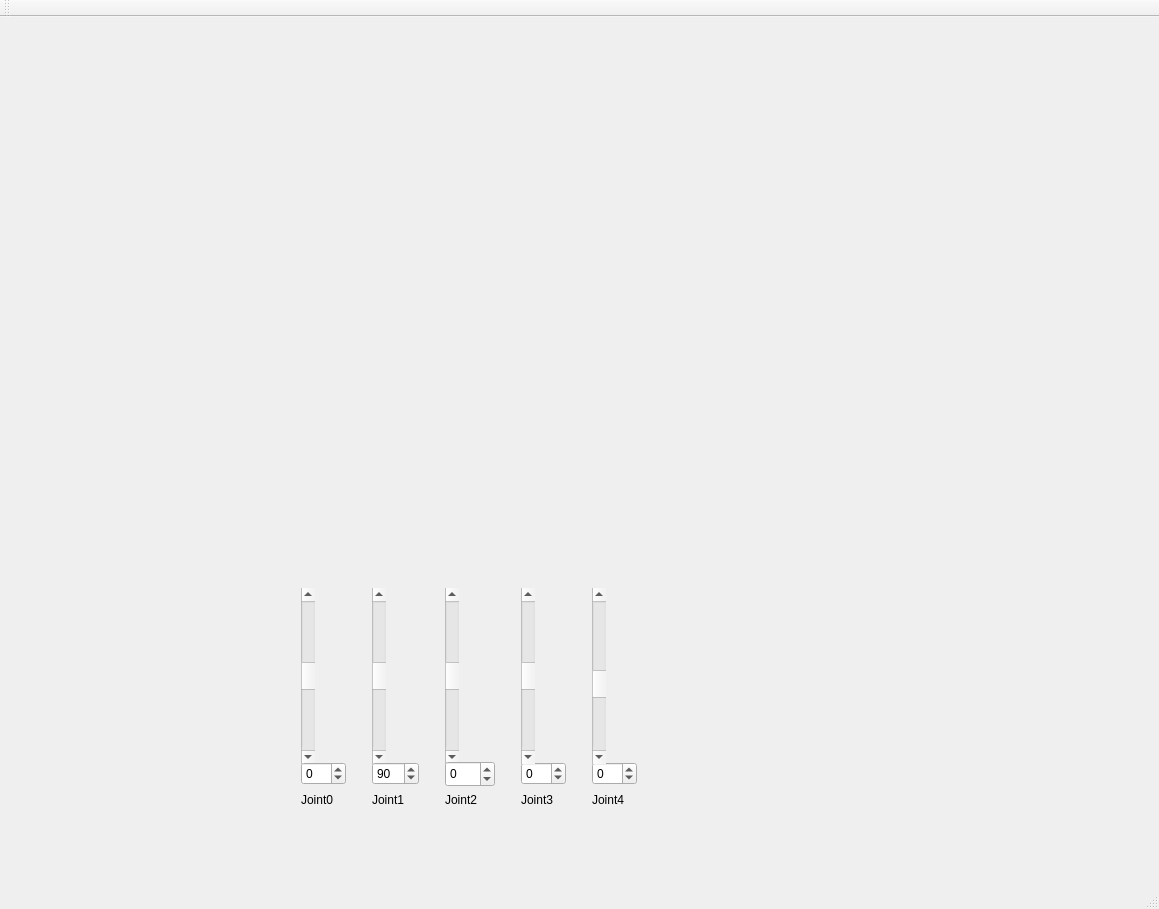
<?xml version="1.0" encoding="UTF-8"?>
<ui version="4.0">
 <class>MainWindow</class>
 <widget class="QMainWindow" name="MainWindow">
  <property name="geometry">
   <rect>
    <x>0</x>
    <y>0</y>
    <width>1159</width>
    <height>909</height>
   </rect>
  </property>
  <property name="windowTitle">
   <string>MainWindow</string>
  </property>
  <widget class="QWidget" name="centralWidget">
   <widget class="QWidget" name="gridLayoutWidget">
    <property name="geometry">
     <rect>
      <x>270</x>
      <y>560</y>
      <width>401</width>
      <height>241</height>
     </rect>
    </property>
    <layout class="QGridLayout" name="gridLayout">
     <item row="0" column="0">
      <widget class="QScrollBar" name="verticalScrollBar">
       <property name="minimumSize">
        <size>
         <width>14</width>
         <height>176</height>
        </size>
       </property>
       <property name="layoutDirection">
        <enum>Qt::LeftToRight</enum>
       </property>
       <property name="autoFillBackground">
        <bool>true</bool>
       </property>
       <property name="minimum">
        <number>-85</number>
       </property>
       <property name="maximum">
        <number>85</number>
       </property>
       <property name="sliderPosition">
        <number>0</number>
       </property>
       <property name="tracking">
        <bool>true</bool>
       </property>
       <property name="orientation">
        <enum>Qt::Vertical</enum>
       </property>
       <property name="invertedAppearance">
        <bool>true</bool>
       </property>
       <property name="invertedControls">
        <bool>false</bool>
       </property>
      </widget>
     </item>
     <item row="0" column="2">
      <widget class="QScrollBar" name="verticalScrollBar_2">
       <property name="minimumSize">
        <size>
         <width>14</width>
         <height>176</height>
        </size>
       </property>
       <property name="layoutDirection">
        <enum>Qt::LeftToRight</enum>
       </property>
       <property name="autoFillBackground">
        <bool>true</bool>
       </property>
       <property name="minimum">
        <number>-115</number>
       </property>
       <property name="maximum">
        <number>115</number>
       </property>
       <property name="sliderPosition">
        <number>0</number>
       </property>
       <property name="tracking">
        <bool>true</bool>
       </property>
       <property name="orientation">
        <enum>Qt::Vertical</enum>
       </property>
       <property name="invertedAppearance">
        <bool>true</bool>
       </property>
       <property name="invertedControls">
        <bool>false</bool>
       </property>
      </widget>
     </item>
     <item row="1" column="3">
      <widget class="QSpinBox" name="spinBox_4">
       <property name="minimum">
        <number>-60</number>
       </property>
       <property name="maximum">
        <number>60</number>
       </property>
      </widget>
     </item>
     <item row="2" column="3">
      <widget class="QLabel" name="label_4">
       <property name="text">
        <string>Joint3</string>
       </property>
      </widget>
     </item>
     <item row="2" column="0">
      <widget class="QLabel" name="label_2">
       <property name="text">
        <string>Joint0</string>
       </property>
      </widget>
     </item>
     <item row="0" column="1">
      <widget class="QScrollBar" name="verticalScrollBar_4">
       <property name="minimumSize">
        <size>
         <width>14</width>
         <height>176</height>
        </size>
       </property>
       <property name="layoutDirection">
        <enum>Qt::LeftToRight</enum>
       </property>
       <property name="autoFillBackground">
        <bool>true</bool>
       </property>
       <property name="minimum">
        <number>25</number>
       </property>
       <property name="maximum">
        <number>155</number>
       </property>
       <property name="value">
        <number>90</number>
       </property>
       <property name="sliderPosition">
        <number>90</number>
       </property>
       <property name="tracking">
        <bool>true</bool>
       </property>
       <property name="orientation">
        <enum>Qt::Vertical</enum>
       </property>
       <property name="invertedAppearance">
        <bool>true</bool>
       </property>
       <property name="invertedControls">
        <bool>false</bool>
       </property>
      </widget>
     </item>
     <item row="2" column="2">
      <widget class="QLabel" name="label">
       <property name="text">
        <string>Joint2</string>
       </property>
      </widget>
     </item>
     <item row="2" column="4">
      <widget class="QLabel" name="label_5">
       <property name="text">
        <string>Joint4</string>
       </property>
      </widget>
     </item>
     <item row="2" column="1">
      <widget class="QLabel" name="label_3">
       <property name="text">
        <string>Joint1</string>
       </property>
      </widget>
     </item>
     <item row="0" column="3">
      <widget class="QScrollBar" name="verticalScrollBar_3">
       <property name="minimumSize">
        <size>
         <width>14</width>
         <height>176</height>
        </size>
       </property>
       <property name="layoutDirection">
        <enum>Qt::LeftToRight</enum>
       </property>
       <property name="autoFillBackground">
        <bool>true</bool>
       </property>
       <property name="minimum">
        <number>-60</number>
       </property>
       <property name="maximum">
        <number>60</number>
       </property>
       <property name="sliderPosition">
        <number>0</number>
       </property>
       <property name="tracking">
        <bool>true</bool>
       </property>
       <property name="orientation">
        <enum>Qt::Vertical</enum>
       </property>
       <property name="invertedAppearance">
        <bool>true</bool>
       </property>
       <property name="invertedControls">
        <bool>false</bool>
       </property>
      </widget>
     </item>
     <item row="1" column="0">
      <widget class="QSpinBox" name="spinBox_1">
       <property name="minimum">
        <number>-85</number>
       </property>
       <property name="maximum">
        <number>85</number>
       </property>
      </widget>
     </item>
     <item row="1" column="2">
      <widget class="QSpinBox" name="spinBox_3">
       <property name="minimumSize">
        <size>
         <width>48</width>
         <height>26</height>
        </size>
       </property>
       <property name="minimum">
        <number>-115</number>
       </property>
       <property name="maximum">
        <number>115</number>
       </property>
      </widget>
     </item>
     <item row="1" column="1">
      <widget class="QSpinBox" name="spinBox_2">
       <property name="minimum">
        <number>25</number>
       </property>
       <property name="maximum">
        <number>155</number>
       </property>
       <property name="value">
        <number>90</number>
       </property>
      </widget>
     </item>
     <item row="1" column="4">
      <widget class="QSpinBox" name="spinBox_5">
       <property name="minimum">
        <number>-90</number>
       </property>
       <property name="maximum">
        <number>90</number>
       </property>
      </widget>
     </item>
     <item row="0" column="4">
      <widget class="QScrollBar" name="verticalScrollBar_5">
       <property name="minimumSize">
        <size>
         <width>14</width>
         <height>176</height>
        </size>
       </property>
       <property name="layoutDirection">
        <enum>Qt::LeftToRight</enum>
       </property>
       <property name="autoFillBackground">
        <bool>true</bool>
       </property>
       <property name="minimum">
        <number>-35</number>
       </property>
       <property name="maximum">
        <number>45</number>
       </property>
       <property name="sliderPosition">
        <number>0</number>
       </property>
       <property name="tracking">
        <bool>true</bool>
       </property>
       <property name="orientation">
        <enum>Qt::Vertical</enum>
       </property>
       <property name="invertedAppearance">
        <bool>true</bool>
       </property>
       <property name="invertedControls">
        <bool>false</bool>
       </property>
      </widget>
     </item>
    </layout>
   </widget>
  </widget>
  <widget class="QToolBar" name="mainToolBar">
   <attribute name="toolBarArea">
    <enum>TopToolBarArea</enum>
   </attribute>
   <attribute name="toolBarBreak">
    <bool>false</bool>
   </attribute>
  </widget>
  <widget class="QStatusBar" name="statusBar"/>
 </widget>
 <layoutdefault spacing="6" margin="11"/>
 <resources/>
 <connections>
  <connection>
   <sender>verticalScrollBar_5</sender>
   <signal>valueChanged(int)</signal>
   <receiver>spinBox_5</receiver>
   <slot>setValue(int)</slot>
   <hints>
    <hint type="sourcelabel">
     <x>601</x>
     <y>632</y>
    </hint>
    <hint type="destinationlabel">
     <x>626</x>
     <y>767</y>
    </hint>
   </hints>
  </connection>
  <connection>
   <sender>verticalScrollBar_3</sender>
   <signal>valueChanged(int)</signal>
   <receiver>spinBox_4</receiver>
   <slot>setValue(int)</slot>
   <hints>
    <hint type="sourcelabel">
     <x>524</x>
     <y>644</y>
    </hint>
    <hint type="destinationlabel">
     <x>544</x>
     <y>771</y>
    </hint>
   </hints>
  </connection>
  <connection>
   <sender>verticalScrollBar_2</sender>
   <signal>valueChanged(int)</signal>
   <receiver>spinBox_3</receiver>
   <slot>setValue(int)</slot>
   <hints>
    <hint type="sourcelabel">
     <x>444</x>
     <y>622</y>
    </hint>
    <hint type="destinationlabel">
     <x>468</x>
     <y>773</y>
    </hint>
   </hints>
  </connection>
  <connection>
   <sender>verticalScrollBar</sender>
   <signal>valueChanged(int)</signal>
   <receiver>spinBox_1</receiver>
   <slot>setValue(int)</slot>
   <hints>
    <hint type="sourcelabel">
     <x>290</x>
     <y>631</y>
    </hint>
    <hint type="destinationlabel">
     <x>307</x>
     <y>764</y>
    </hint>
   </hints>
  </connection>
  <connection>
   <sender>verticalScrollBar_4</sender>
   <signal>valueChanged(int)</signal>
   <receiver>spinBox_2</receiver>
   <slot>setValue(int)</slot>
   <hints>
    <hint type="sourcelabel">
     <x>366</x>
     <y>629</y>
    </hint>
    <hint type="destinationlabel">
     <x>390</x>
     <y>780</y>
    </hint>
   </hints>
  </connection>
  <connection>
   <sender>spinBox_1</sender>
   <signal>valueChanged(int)</signal>
   <receiver>verticalScrollBar</receiver>
   <slot>setValue(int)</slot>
   <hints>
    <hint type="sourcelabel">
     <x>330</x>
     <y>761</y>
    </hint>
    <hint type="destinationlabel">
     <x>290</x>
     <y>614</y>
    </hint>
   </hints>
  </connection>
  <connection>
   <sender>spinBox_2</sender>
   <signal>valueChanged(int)</signal>
   <receiver>verticalScrollBar_4</receiver>
   <slot>setValue(int)</slot>
   <hints>
    <hint type="sourcelabel">
     <x>415</x>
     <y>763</y>
    </hint>
    <hint type="destinationlabel">
     <x>368</x>
     <y>614</y>
    </hint>
   </hints>
  </connection>
  <connection>
   <sender>spinBox_3</sender>
   <signal>valueChanged(int)</signal>
   <receiver>verticalScrollBar_2</receiver>
   <slot>setValue(int)</slot>
   <hints>
    <hint type="sourcelabel">
     <x>490</x>
     <y>771</y>
    </hint>
    <hint type="destinationlabel">
     <x>448</x>
     <y>607</y>
    </hint>
   </hints>
  </connection>
  <connection>
   <sender>spinBox_4</sender>
   <signal>valueChanged(int)</signal>
   <receiver>verticalScrollBar_3</receiver>
   <slot>setValue(int)</slot>
   <hints>
    <hint type="sourcelabel">
     <x>572</x>
     <y>774</y>
    </hint>
    <hint type="destinationlabel">
     <x>527</x>
     <y>618</y>
    </hint>
   </hints>
  </connection>
  <connection>
   <sender>spinBox_5</sender>
   <signal>valueChanged(int)</signal>
   <receiver>verticalScrollBar_5</receiver>
   <slot>setValue(int)</slot>
   <hints>
    <hint type="sourcelabel">
     <x>648</x>
     <y>769</y>
    </hint>
    <hint type="destinationlabel">
     <x>603</x>
     <y>610</y>
    </hint>
   </hints>
  </connection>
 </connections>
</ui>
